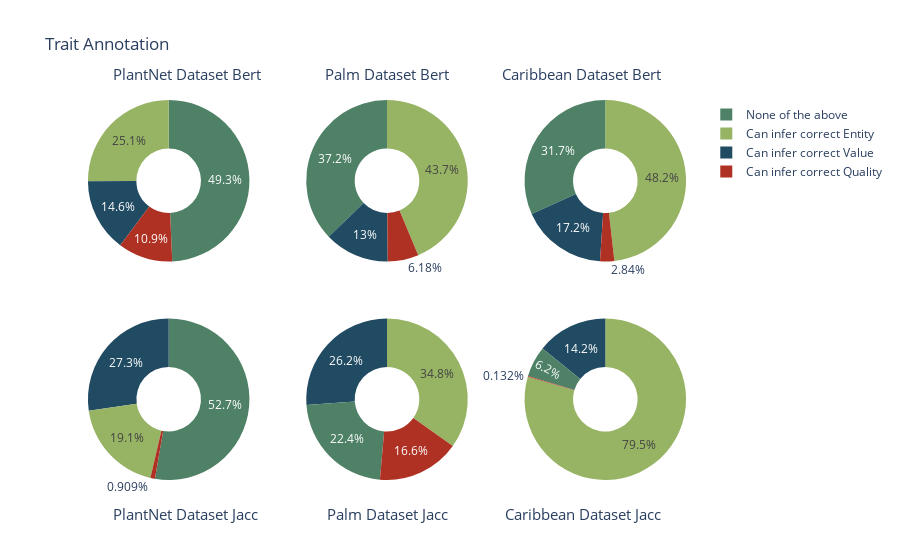

Notebook code cell kept with this figure:
### Code cell
labels = ['Can infer correct Value', 'None of the above', 'Can infer correct Entity', 'Can infer correct Quality']

cafe_colors =  ['rgb(146, 123, 21)', 'rgb(177, 180, 34)', 'rgb(206, 206, 40)',
                'rgb(175, 51, 21)', 'rgb(35, 36, 21)']

irises_colors = ['rgb(33, 75, 99)', 'rgb(79, 129, 102)', 'rgb(151, 179, 100)',
                 'rgb(175, 49, 35)', 'rgb(36, 73, 147)']

# Create subplots: use 'domain' type for Pie subplot
fig = make_subplots(rows=2, cols=3, specs=[[{'type':'domain'}, {'type':'domain'}, {'type':'domain'}],
                                           [{'type':'domain'}, {'type':'domain'}, {'type':'domain'}]])

# Add pie charts to each subplot
for i, sim in enumerate(df_plot["SIM"].unique()):
    for j, dataset in enumerate(df_plot["Dataset"].unique()):
        df_sub = df_plot[(df_plot["SIM"] == sim) & (df_plot["Dataset"] == dataset)]
        fig.add_trace(go.Pie(labels=labels, 
                             values=df_sub.groupby(["SIM", "Dataset"]).sum()[['Can infer correct Value', 'None of the above', 'Can infer correct Entity', 'Can infer correct Quality']].iloc[0].values,
                             name=sim + ' ' + dataset,
                             marker_colors=irises_colors),
                      i+1, j+1)

# Use `hole` to create a donut-like pie chart
fig.update_traces(hole=.4, hoverinfo="label+percent+name")

fig.update_layout(
    title_text="Trait Annotation",
    # Add annotations in the center of the donut pies.
    annotations=[dict(text='PlantNet Dataset Bert',  x=0.050, y=1.1, font_size=15, showarrow=False),
                 dict(text='Palm Dataset Bert',      x=0.500, y=1.1, font_size=15, showarrow=False),
                 dict(text='Caribbean Dataset Bert', x=0.950, y=1.1, font_size=15, showarrow=False),
                 dict(text='PlantNet Dataset Jacc',  x=0.050, y=-0.12, font_size=15, showarrow=False),
                 dict(text='Palm Dataset Jacc',      x=0.500, y=-0.12, font_size=15, showarrow=False),
                 dict(text='Caribbean Dataset Jacc', x=0.950, y=-0.12, font_size=15, showarrow=False)]
)

fig.show()

### Figure 1 — Plotly figure (JSON) as saved in the notebook; plotly's stock layout.template omitted (floating-point values rounded to 4 significant figures)
{"data": [{"domain": {"x": [0, 0.2889], "y": [0.575, 1]}, "hole": 0.4, "hoverinfo": "label+percent+name", "labels": ["Can infer correct Value", "None of the above", "Can infer correct Entity", "Can infer correct Quality"], "marker": {"colors": ["rgb(33, 75, 99)", "rgb(79, 129, 102)", "rgb(151, 179, 100)", "rgb(175, 49, 35)", "rgb(36, 73, 147)"]}, "name": "Bert PlantNet", "type": "pie", "values": [301, 1013, 516, 225]}, {"domain": {"x": [0.3556, 0.6444], "y": [0.575, 1]}, "hole": 0.4, "hoverinfo": "label+percent+name", "labels": ["Can infer correct Value", "None of the above", "Can infer correct Entity", "Can infer correct Quality"], "marker": {"colors": ["rgb(33, 75, 99)", "rgb(79, 129, 102)", "rgb(151, 179, 100)", "rgb(175, 49, 35)", "rgb(36, 73, 147)"]}, "name": "Bert Palm", "type": "pie", "values": [540, 1546, 1817, 257]}, {"domain": {"x": [0.7111, 1], "y": [0.575, 1]}, "hole": 0.4, "hoverinfo": "label+percent+name", "labels": ["Can infer correct Value", "None of the above", "Can infer correct Entity", "Can infer correct Quality"], "marker": {"colors": ["rgb(33, 75, 99)", "rgb(79, 129, 102)", "rgb(151, 179, 100)", "rgb(175, 49, 35)", "rgb(36, 73, 147)"]}, "name": "Bert Caribbean", "type": "pie", "values": [2684, 4945, 7513, 443]}, {"domain": {"x": [0, 0.2889], "y": [0, 0.425]}, "hole": 0.4, "hoverinfo": "label+percent+name", "labels": ["Can infer correct Value", "None of the above", "Can infer correct Entity", "Can infer correct Quality"], "marker": {"colors": ["rgb(33, 75, 99)", "rgb(79, 129, 102)", "rgb(151, 179, 100)", "rgb(175, 49, 35)", "rgb(36, 73, 147)"]}, "name": "Jacc PlantNet", "type": "pie", "values": [30, 58, 21, 1]}, {"domain": {"x": [0.3556, 0.6444], "y": [0, 0.425]}, "hole": 0.4, "hoverinfo": "label+percent+name", "labels": ["Can infer correct Value", "None of the above", "Can infer correct Entity", "Can infer correct Quality"], "marker": {"colors": ["rgb(33, 75, 99)", "rgb(79, 129, 102)", "rgb(151, 179, 100)", "rgb(175, 49, 35)", "rgb(36, 73, 147)"]}, "name": "Jacc Palm", "type": "pie", "values": [289, 248, 385, 183]}, {"domain": {"x": [0.7111, 1], "y": [0, 0.425]}, "hole": 0.4, "hoverinfo": "label+percent+name", "labels": ["Can infer correct Value", "None of the above", "Can infer correct Entity", "Can infer correct Quality"], "marker": {"colors": ["rgb(33, 75, 99)", "rgb(79, 129, 102)", "rgb(151, 179, 100)", "rgb(175, 49, 35)", "rgb(36, 73, 147)"]}, "name": "Jacc Caribbean", "type": "pie", "values": [12295, 5380, 69025, 115]}], "layout": {"annotations": [{"font": {"size": 15}, "showarrow": false, "text": "PlantNet Dataset Bert", "x": 0.05, "y": 1.1}, {"font": {"size": 15}, "showarrow": false, "text": "Palm Dataset Bert", "x": 0.5, "y": 1.1}, {"font": {"size": 15}, "showarrow": false, "text": "Caribbean Dataset Bert", "x": 0.95, "y": 1.1}, {"font": {"size": 15}, "showarrow": false, "text": "PlantNet Dataset Jacc", "x": 0.05, "y": -0.12}, {"font": {"size": 15}, "showarrow": false, "text": "Palm Dataset Jacc", "x": 0.5, "y": -0.12}, {"font": {"size": 15}, "showarrow": false, "text": "Caribbean Dataset Jacc", "x": 0.95, "y": -0.12}], "title": {"text": "Trait Annotation"}}}
